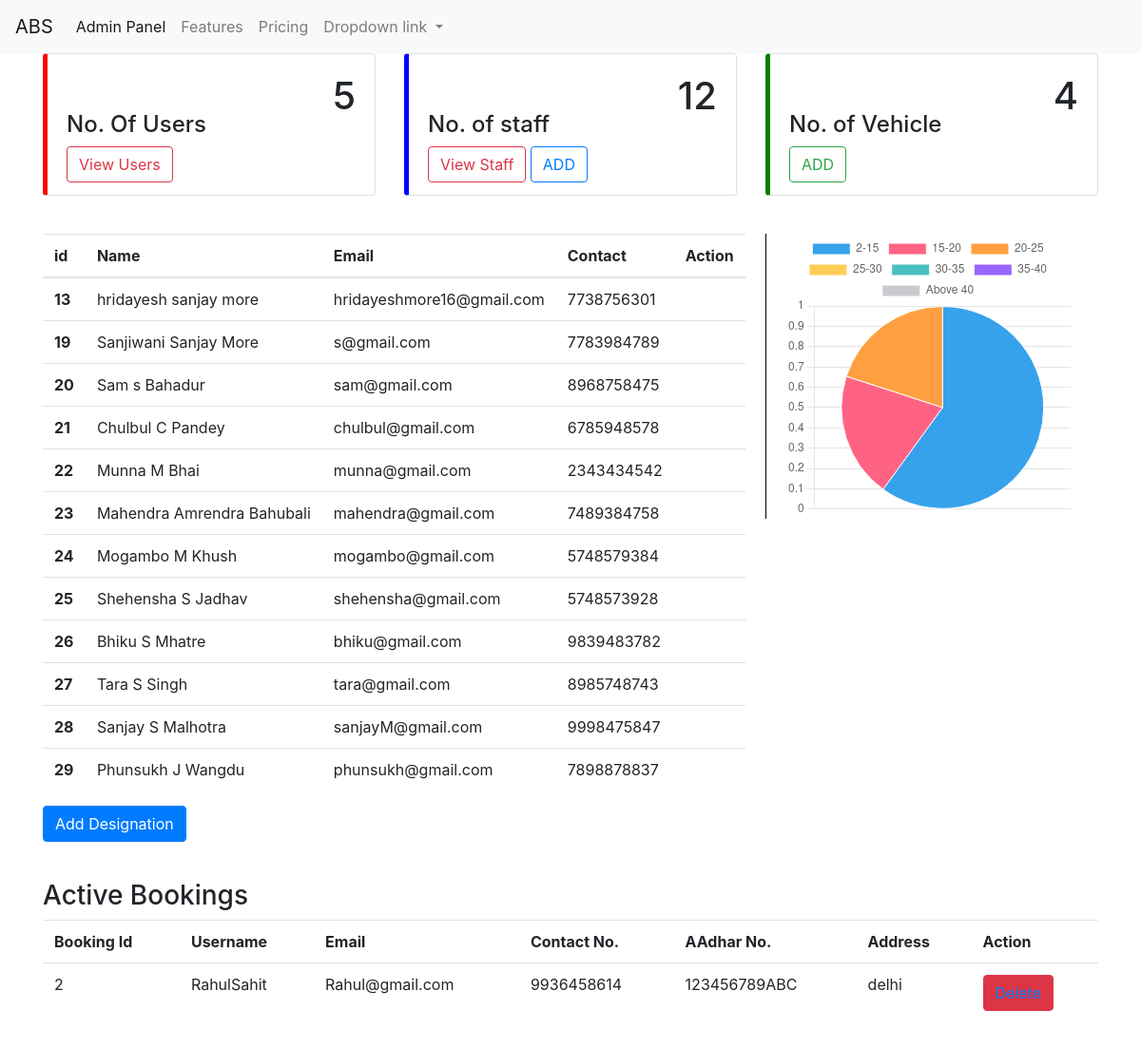
The app's page /admin, older data.
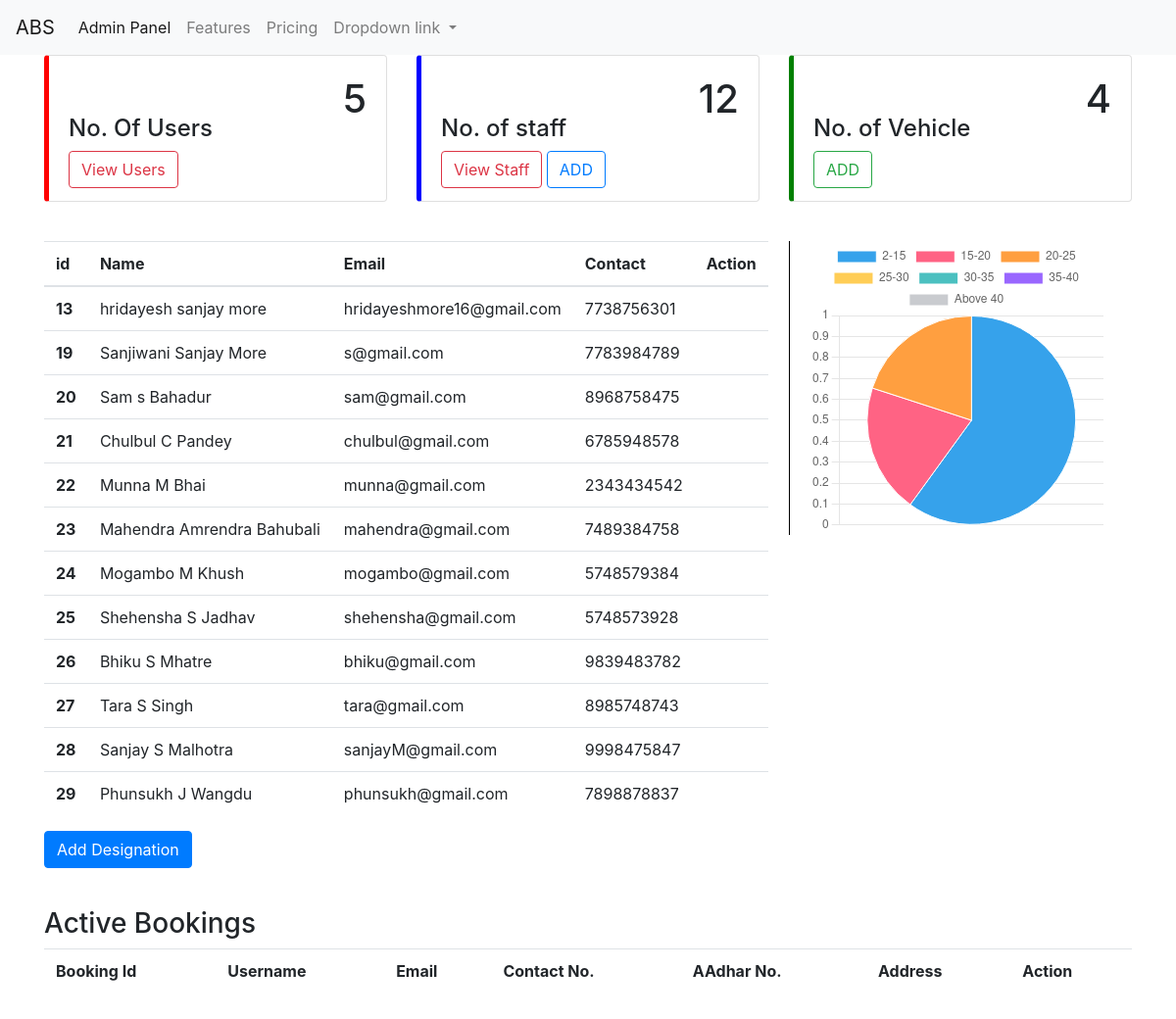
The same page, newer data.
### ABS/models.py (models this page shows, shortened)
class App_User(models.Model):
    f_name = models.CharField(max_length=30)
    m_name = models.CharField(max_length=30)
    l_name = models.CharField(max_length=30)
    username = models.CharField(max_length=30)
    email = models.EmailField(max_length=30)
    age = models.IntegerField()
    contact = models.IntegerField()
    password = models.CharField(max_length=30)
    Confirm_password = models.CharField(max_length=30)
    created = models.DateField(default=timezone.now)
    is_user = models.BooleanField(default=True)
    is_staff = models.BooleanField(default=False)
    is_admin = models.BooleanField(default=False)
    class Meta:
        db_table = "user"

class Book(models.Model):
    ambulance_plate = models.CharField(max_length=15)
    username = models.CharField(max_length=50)
    email = models.CharField(max_length=50)
    contact = models.IntegerField()
    Addhar = models.CharField(max_length=50)
    address = models.CharField(max_length=50)
    curr_long = models.FloatField()
    curr_lat = models.FloatField()
    class Meta:
        db_table = 'Book'

### ABS/views.py (the view, shortened to what this page needs)
# urls.py: path('admin',v.admin),
def admin(request):
    '''
    Admin page pieChart
    '''
    labels=['2-15','15-20','20-25','25-30','30-35','35-40','Above 40']
    data=[]
    age1 = App_User.objects.raw('SELECT id,count(*) as c FROM user WHERE age>=1 and age<15 and is_user=1;')
    for cou in age1:
        data.append(cou.c)
    age2 = App_User.objects.raw('SELECT id,count(*) as c FROM user WHERE age>=15 and age<20 and is_user=1;')
    for cou in age2:
        data.append(cou.c)
    age3 = App_User.objects.raw('SELECT id,count(*) as c FROM user WHERE age>=20 and age<25 and is_user=1;')
    for cou in age3:
        data.append(cou.c)
    age4 = App_User.objects.raw('SELECT id,count(*) as c FROM user WHERE age>=25 and age<30 and is_user=1;')
    for cou in age4:
        data.append(cou.c)
    age5 = App_User.objects.raw('SELECT id,count(*) as c FROM user WHERE age>=30 and age<35 and is_user=1;')
    for cou in age5:
        data.append(cou.c)
    age6 = App_User.objects.raw('SELECT id,count(*) as c FROM user WHERE age>=35 and age<40 and is_user=1;')
    for cou in age6:
        data.append(cou.c)
    age7 = App_User.objects.raw('SELECT id,count(*) as c FROM user WHERE age>=40 and is_user=1;')
    for cou in age7:
        data.append(cou.c)
    noOfUser = App_User.objects.raw('SELECT id,count(*) as c FROM user WHERE is_user=1')
    noOfStaff = App_User.objects.raw('SELECT id,count(*) as c FROM user WHERE is_staff=1')
    noOfAmb = Ambulance.objects.raw('SELECT ambulance_id,count(*) as c FROM Ambulance')
    user=0
    st=0
    amb=0
    for cou in noOfUser:
        user = user+cou.c
    for staf in noOfStaff:
        st = st+staf.c
    for a in noOfAmb:
        amb = amb+a.c
    staff_det = App_User.objects.filter(is_staff=True)
    f=Book.objects.all()
    context={
        'labels':labels,
        'data':data,
        'user':user,
        'st':st,
        'staff':staff_det,
        'form':f,
        'amb':amb
    }
    return render(request,'admin.html',context)

### ABS/templates/admin.html (shortened to what this page needs)
{%include 'admin-navbar.html'%}
{%load static%}
<link rel="stylesheet" href="{%static 'css/admin.css'%}">
<link rel="stylesheet" href="{%static 'css/bmin.css'%}">
<div class="container">
  <div class="row">
    <div class="col-sm-4">
      <div class="card u">
        <div class="card-body">
          <h1 class="card-title text-right">{{user}}</h1>
          <p class="card-text h4">No. Of Users</p>
          <a href="user_list" class="btn btn-outline-danger">View Users</a>
        </div>
      </div>
    </div>
    <div class="col-sm-4">
      <div class="card staff">
        <div class="card-body">
          <h1 class="card-title text-right">{{st}}</h1>
          <p class="card-text h4">No. of staff</p>
          <a href="staff_list" class="btn btn-outline-danger">View Staff</a>
          <a href="staffRegister" class="btn btn-outline-primary">ADD</a>
        </div>
      </div>
    </div>
    <div class="col-sm-4">
      <div class="card ambulance">
        <div class="card-body">
          <h1 class="card-title text-right">{{amb}}</h1>
          <p class="card-text h4">No. of Vehicle</p>
          <a href="ambRegister" class="btn btn-outline-success">ADD</a>
        </div>
      </div>
    </div>
  </div>
  <div class="row">
    <div class="col-sm-8">
      <table class="table" style="width: 500px !important;">
        <thead>
          <tr>
            <th scope="col">id</th>
            <th scope="col">Name</th>
            <th scope="col">Email</th>
            <th scope="col">Contact</th>
            <th scope="col" colspan="2">Action</th>
          </tr>
        </thead>
        <tbody>
          {% for i in staff %}
          <tr>
            <th scope="row">{{i.id}}</th>
            <td>{{i.f_name}}&nbsp;{{i.m_name}}&nbsp;{{i.l_name}}</td>
            <td>{{i.email}}</td>
            <td>{{i.contact}}</td>
            <td></td>
          </tr>
          {%endfor%}
        </tbody>
      </table>
      <button class="btn btn-primary"><a href="" data-toggle="modal" data-target="#ModelDesignation"
        class="text-white" style="text-decoration: none;">Add Designation</a></button>
    </div>
    <div class="col-sm-4">
      <div class="pieChart">
        {% include 'pieChart.html'%}
      </div>
    </div>
  </div>
  <div class="row">
    <div class="col-sm-12">
      <h3>
        Active Bookings
      </h3>
      <table class="table">
        <tr>
          <th>Booking Id</th>
          <th>Username</th>
          <th>Email</th>
          <th>Contact No.</th>
          <th>AAdhar No.</th>
          <th>Address</th>
          <th colspan="2">Action</th>
      </tr>
      {%for i in form%}
        <tr>
            <td>{{i.id}}</td>
            <td>{{i.username}}</td>
            <td>{{i.email}}</td>
            <td>{{i.contact}}</td>
            <td>{{i.Addhar}}</td>
            <td>{{i.address}}</td>
            <td><button class="btn btn-danger"><a href="deleteb/{{i.id}}">Delete</a></button></td>
        </tr>
        {%endfor%}
      </table>
    </div>
  </div>
</div>

Row changes from the older to the newer data that the page shows:
removed Book: id "2", username "RahulSahit", email "Rahul@gmail.com", contact "9936458614", Addhar "123456789ABC", address "delhi"
